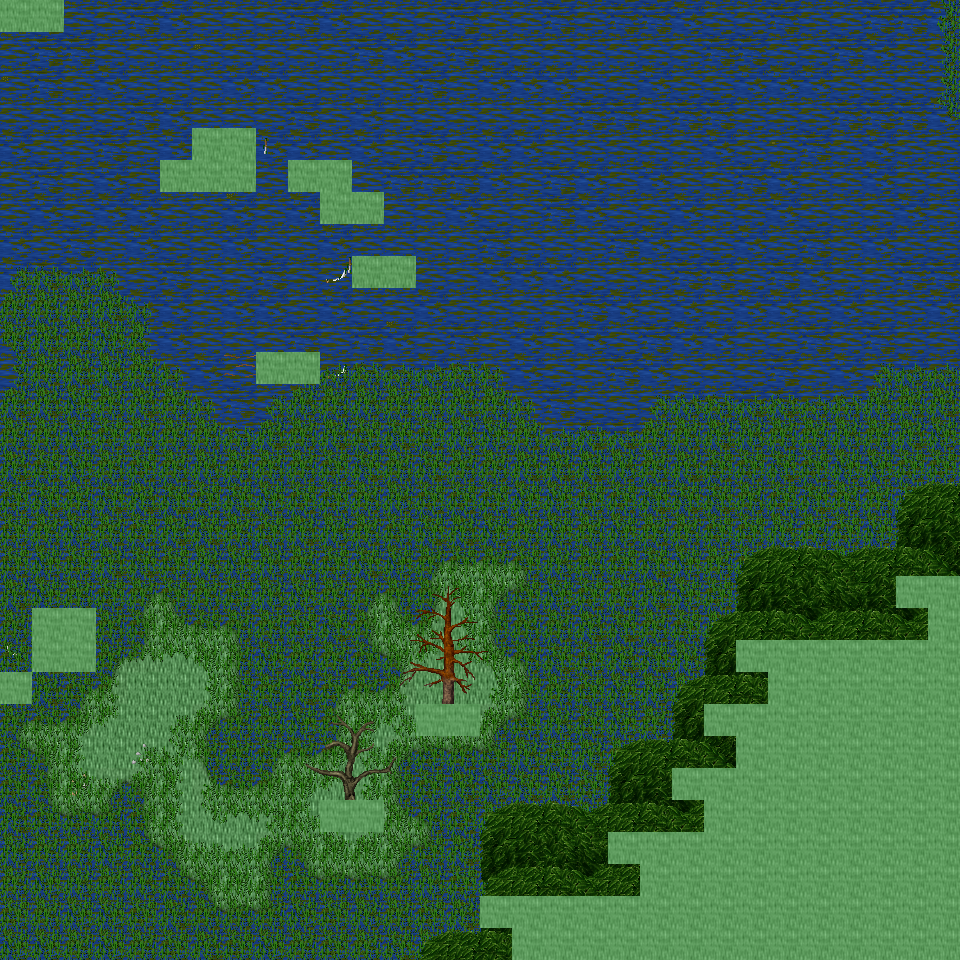

This game map was drawn from its Tiled (.tmx) file and the tilesets committed beside it. A one-line description and the trimmed map source follow:
An orthogonal 30x30 tile map with 32x32 px tiles, 6 tile layers (Ground, Object, Object2, Above, ...), 31 tilesets and 5 objects (5x mapExit).

<map version="1.0" orientation="orthogonal" renderorder="right-down" width="30" height="30" tilewidth="32" tileheight="32" nextobjectid="6">
  <tileset firstgid="1" name="tileset_ground_ground" tilewidth="32" tileheight="32" tilecount="33" columns="3">
    <image source="../drawable/tileset_ground_ground.png" width="96" height="352" />
  </tileset>
  <tileset firstgid="34" name="tileset_plant_flower_daisy_white" tilewidth="32" tileheight="32" tilecount="8" columns="2">
    <image source="../drawable/tileset_plant_flower_daisy_white.png" width="64" height="128" />
  </tileset>
  <tileset firstgid="42" name="tileset_ground_grass_edges" tilewidth="32" tileheight="32" tilecount="36" columns="12">
    <image source="../drawable/tileset_ground_grass_edges.png" width="384" height="96" />
  </tileset>
  <tileset firstgid="78" name="tileset_ground_grass_corners" tilewidth="32" tileheight="32" tilecount="24" columns="6">
    <image source="../drawable/tileset_ground_grass_corners.png" width="192" height="128" />
  </tileset>
  <tileset firstgid="102" name="tileset_plant_grasses" tilewidth="32" tileheight="32" tilecount="6" columns="3">
    <image source="../drawable/tileset_plant_grasses.png" width="96" height="64" />
  </tileset>
  <tileset firstgid="108" name="tileset_ground_rock_pebbles" tilewidth="32" tileheight="32" tilecount="3" columns="1">
    <image source="../drawable/tileset_ground_rock_pebbles.png" width="32" height="96" />
  </tileset>
  <tileset firstgid="111" name="tileset_ground_earth_edges" tilewidth="32" tileheight="32" tilecount="18" columns="6">
    <image source="../drawable/tileset_ground_earth_edges.png" width="192" height="96" />
  </tileset>
  <tileset firstgid="129" name="tileset_item_corpse_skull_pale" tilewidth="32" tileheight="32" tilecount="2" columns="2">
    <image source="../drawable/tileset_item_corpse_skull_pale.png" width="64" height="32" />
  </tileset>
  <tileset firstgid="131" name="tileset_logic_creature_undead" tilewidth="32" tileheight="32" tilecount="16" columns="8">
    <image source="../drawable/tileset_logic_creature_undead.png" width="256" height="64" />
  </tileset>
  <tileset firstgid="147" name="tileset_logic_collision" tilewidth="32" tileheight="32" tilecount="1" columns="1">
    <image source="../drawable/tileset_logic_collision.png" width="32" height="32" />
  </tileset>
  <tileset firstgid="148" name="tileset_logic_creature_undead_fallen" tilewidth="32" tileheight="32" tilecount="16" columns="8">
    <image source="../drawable/tileset_logic_creature_undead_fallen.png" width="256" height="64" />
  </tileset>
  <tileset firstgid="164" name="tileset_ground_water_swamp_water" tilewidth="32" tileheight="32" tilecount="33" columns="3">
    <image source="../drawable/tileset_ground_water_swamp_water.png" width="96" height="352" />
  </tileset>
  <tileset firstgid="197" name="tileset_plant_tree_tree_darkgreen" tilewidth="32" tileheight="32" tilecount="88" columns="8">
    <image source="../drawable/tileset_plant_tree_tree_darkgreen.png" width="256" height="352" />
  </tileset>
  <tileset firstgid="285" name="tileset_building_death_tower" tilewidth="32" tileheight="32" tilecount="252" columns="9">
    <image source="../drawable/tileset_building_death_tower.png" width="288" height="896" />
  </tileset>
  <tileset firstgid="537" name="tileset_ground_ridge_earth_dark" tilewidth="32" tileheight="32" tilecount="96" columns="12">
    <image source="../drawable/tileset_ground_ridge_earth_dark.png" width="384" height="256" />
  </tileset>
  <tileset firstgid="633" name="tileset_plant_tree_dead_tree_2" tilewidth="32" tileheight="32" tilecount="20" columns="4">
    <image source="../drawable/tileset_plant_tree_dead_tree_2.png" width="128" height="160" />
  </tileset>
  <tileset firstgid="653" name="tileset_item_corpse_swamp_sunken" tilewidth="32" tileheight="32" tilecount="32" columns="8">
    <image source="../drawable/tileset_item_corpse_swamp_sunken.png" width="256" height="128" />
  </tileset>
  <tileset firstgid="685" name="tileset_plant_grasses_swamp" tilewidth="32" tileheight="32" tilecount="42" columns="6">
    <image source="../drawable/tileset_plant_grasses_swamp.png" width="192" height="224" />
  </tileset>
  <tileset firstgid="727" name="tileset_plant_tree_dead_tree_3" tilewidth="32" tileheight="32" tilecount="16" columns="4">
    <image source="../drawable/tileset_plant_tree_dead_tree_3.png" width="128" height="128" />
  </tileset>
  <tileset firstgid="743" name="tileset_plant_stump_hollow_logs" tilewidth="32" tileheight="32" tilecount="6" columns="3">
    <image source="../drawable/tileset_plant_stump_hollow_logs.png" width="96" height="64" />
  </tileset>
  <tileset firstgid="749" name="tileset_ground_rock_rocks" tilewidth="32" tileheight="32" tilecount="4" columns="2">
    <image source="../drawable/tileset_ground_rock_rocks.png" width="64" height="64" />
  </tileset>
  <tileset firstgid="753" name="tileset_ground_rock_rocks_3" tilewidth="32" tileheight="32" tilecount="16" columns="4">
    <image source="../drawable/tileset_ground_rock_rocks_3.png" width="128" height="128" />
  </tileset>
  <tileset firstgid="769" name="tileset_item_corpse_skeleton" tilewidth="32" tileheight="32" tilecount="4" columns="2">
    <image source="../drawable/tileset_item_corpse_skeleton.png" width="64" height="64" />
  </tileset>
  <tileset firstgid="773" name="tileset_item_gothic_skull_post" tilewidth="32" tileheight="32" tilecount="2" columns="1">
    <image source="../drawable/tileset_item_gothic_skull_post.png" width="32" height="64" />
  </tileset>
  <tileset firstgid="775" name="tileset_item_statue_skullpedestal" tilewidth="32" tileheight="32" tilecount="2" columns="1">
    <image source="../drawable/tileset_item_statue_skullpedestal.png" width="32" height="64" />
  </tileset>
  <tileset firstgid="777" name="tileset_building_entrance_int_broken_bars" tilewidth="32" tileheight="32" tilecount="2" columns="1">
    <image source="../drawable/tileset_building_entrance_int_broken_bars.png" width="32" height="64" />
  </tileset>
  <tileset firstgid="779" name="tileset_ground_slate_tiles" tilewidth="32" tileheight="32" tilecount="15" columns="5">
    <image source="../drawable/tileset_ground_slate_tiles.png" width="160" height="96" />
  </tileset>
  <tileset firstgid="794" name="tileset_logic_portal" tilewidth="32" tileheight="32" tilecount="24" columns="8">
    <image source="../drawable/tileset_logic_portal.png" width="256" height="96" />
  </tileset>
  <tileset firstgid="818" name="tileset_logic_creature_undead_skeleton" tilewidth="32" tileheight="32" tilecount="6" columns="6">
    <image source="../drawable/tileset_logic_creature_undead_skeleton.png" width="192" height="32" />
  </tileset>
  <tileset firstgid="824" name="tileset_logic_creature_undead_specter" tilewidth="32" tileheight="32" tilecount="6" columns="6">
    <image source="../drawable/tileset_logic_creature_undead_specter.png" width="192" height="32" />
  </tileset>
  <tileset firstgid="830" name="tileset_logic_creature_undead_zombie" tilewidth="32" tileheight="32" tilecount="5" columns="5">
    <image source="../drawable/tileset_logic_creature_undead_zombie.png" width="160" height="32" />
  </tileset>
  <layer name="Ground" width="30" height="30">
    <data>[900 cells, 900 non-empty, 24 distinct tile ids]</data>
  </layer>
  <layer name="Object" width="30" height="30">
    <data>[900 cells, 146 non-empty, 41 distinct tile ids]</data>
  </layer>
  <layer name="Object2" width="30" height="30">
    <data>[900 cells, 485 non-empty, 31 distinct tile ids]</data>
  </layer>
  <layer name="Above" width="30" height="30">
    <data>[900 cells, 165 non-empty, 39 distinct tile ids]</data>
  </layer>
  <layer name="Above2" width="30" height="30">
    <data>[900 cells, 85 non-empty, 9 distinct tile ids]</data>
  </layer>
  <layer name="Walkable" width="30" height="30">
    <data>[900 cells, 122 non-empty, 1 distinct tile ids]</data>
  </layer>
  <objectgroup name="MapEvents">
    <object id="1" name="north" type="mapExit" x="64" y="0" width="896" height="32">
      <properties>
        <property name="map" value="level_0_x207_y60" />
        <property name="x" value="2" />
        <property name="y" value="28" />
      </properties>
    </object>
    <object id="2" name="south" type="mapExit" x="0" y="928" width="512" height="32">
      <properties>
        <property name="map" value="level_0_x207_y62" />
        <property name="x" value="0" />
        <property name="y" value="1" />
      </properties>
    </object>
    <object id="3" name="west" type="mapExit" x="0" y="32" width="32" height="640">
      <properties>
        <property name="map" value="level_0_x206_y61" />
        <property name="x" value="28" />
        <property name="y" value="1" />
      </properties>
    </object>
    <object id="4" name="west2" type="mapExit" x="0" y="704" width="32" height="256">
      <properties>
        <property name="map" value="level_0_x206_y61" />
        <property name="x" value="28" />
        <property name="y" value="22" />
      </properties>
    </object>
    <object id="5" name="east" type="mapExit" x="928" y="0" width="32" height="576">
      <properties>
        <property name="map" value="level_0_x208_y61" />
        <property name="x" value="1" />
        <property name="y" value="0" />
      </properties>
    </object>
  </objectgroup>
</map>
